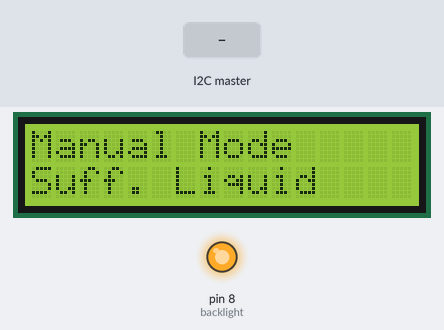
Recording of a sketch running on a simulated Arduino Uno, built with avr-gcc and run on an emulated ATmega328P. Parts: 16×2 character LCD, output pins drawn as LEDs (lit = HIGH). The inputs (shaded band) are chosen by the test bench.

Above: at 1.2 s.
1.3 s: the I2C master sends the byte 1
At 2.6 s:
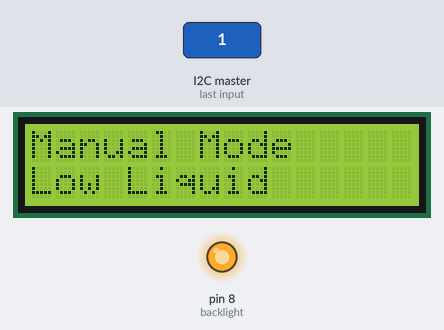
3.5 s: the I2C master sends the byte 2
At 4.5 s:
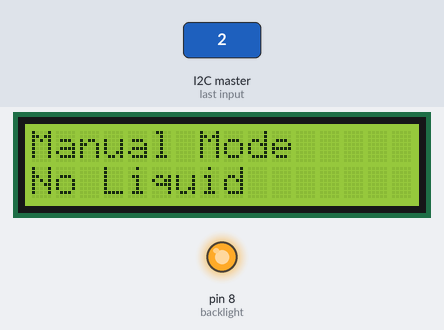
5.5 s: the I2C master sends the byte 0
At 6.4 s:
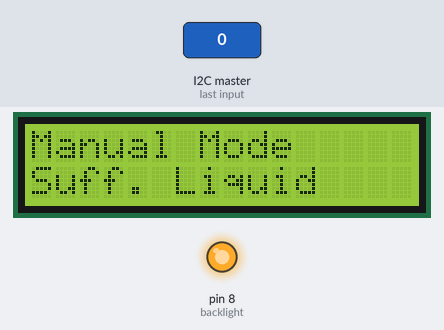
Timing chart, 0 to 8.5 s (numbered marks = the images above; inputs shaded):
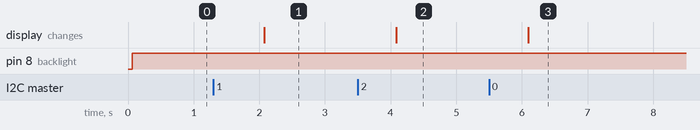

Measured:
- after the input at 1.3 s, the display: changes after 0.78 s (image 1)
- after the input at 3.5 s, the display: changes after 0.59 s (image 2)
- after the input at 5.5 s, the display: changes after 0.60 s (image 3)

The sketch:

Slave.ino
```cpp
#include <LiquidCrystal.h>
#include<Wire.h>
#define backlight 8
int outcome;

//const int rs = 7, en = 6, d4 = 5, d5 = 4, d6 = 3, d7 = 2;
const int rs = 2 , en = 3 , d4 = 5, d5 = 4, d6 = 6, d7 = 7 ;
LiquidCrystal lcd(rs, en, d4, d5, d6, d7);

void setup()
{
  lcd.begin(16, 2);                          // put your LCD parameters here
  pinMode(backlight, OUTPUT);
  digitalWrite(backlight, LOW);  // light up LCD
  Wire.begin(9);
  Wire.onReceive(receiveEvent);
  Serial.print("slave");
}

void receiveEvent()
{
  outcome = Wire.read();
  Serial.print("Hi");
  Serial.println(outcome);
  delay(1000);
}

void loop()
{
  if (outcome == 0)       // Manual Mode + Suff liq.
  {
  digitalWrite(backlight, HIGH);
  lcd.setCursor(0,0);
  lcd.clear();
  lcd.print("Manual Mode");
  lcd.setCursor(0,1);
  lcd.print("Suff. Liquid");
  delay(1000);

  }
  if (outcome == 1)        // Manual Mode + Low Liq.
  {
  digitalWrite(backlight, HIGH);
  lcd.setCursor(0,0);
  lcd.clear();
  lcd.print("Manual Mode");
  lcd.setCursor(0,1);
  lcd.print("Low Liquid");
  delay(1000);
  }
    if (outcome == 2)       // Manual Mode + No Liq.
  {
  digitalWrite(backlight, HIGH);
  lcd.setCursor(0,0);
  lcd.clear();
  lcd.print("Manual Mode");
  lcd.setCursor(0,1);
  lcd.print("No Liquid");
  delay(1000);
  }
  if (outcome == 3)          // Automatic Mode + Suff liq.
  {
  digitalWrite(backlight, HIGH);
  lcd.setCursor(0,0);
  lcd.clear();
  lcd.print("Automatic Mode");
  lcd.setCursor(0,1);
  lcd.print("Suff. Liquid");
  delay(1000);
  }
  if (outcome == 4)           // Automatic Mode + Low liq.
  {
  digitalWrite(backlight, HIGH);
  lcd.setCursor(0,0);
  lcd.clear();
  lcd.print("Automatic Mode");
  lcd.setCursor(0,1);
  lcd.print("Low Liquid");
  delay(2000);
  }
  if (outcome == 5)              // Automatic Mode + No liq.
  {
  digitalWrite(backlight, HIGH);
  lcd.setCursor(0,0);
  lcd.clear();
  lcd.print("Automatic Mode");
  lcd.setCursor(0,1);
  lcd.print("No Liquid");
  delay(1000);
  }
  if (outcome == 6)             // Off the system
  {
    lcd.setCursor(0,0);
    lcd.clear();
    digitalWrite(backlight, LOW);
    delay(500);
  }
}
```
